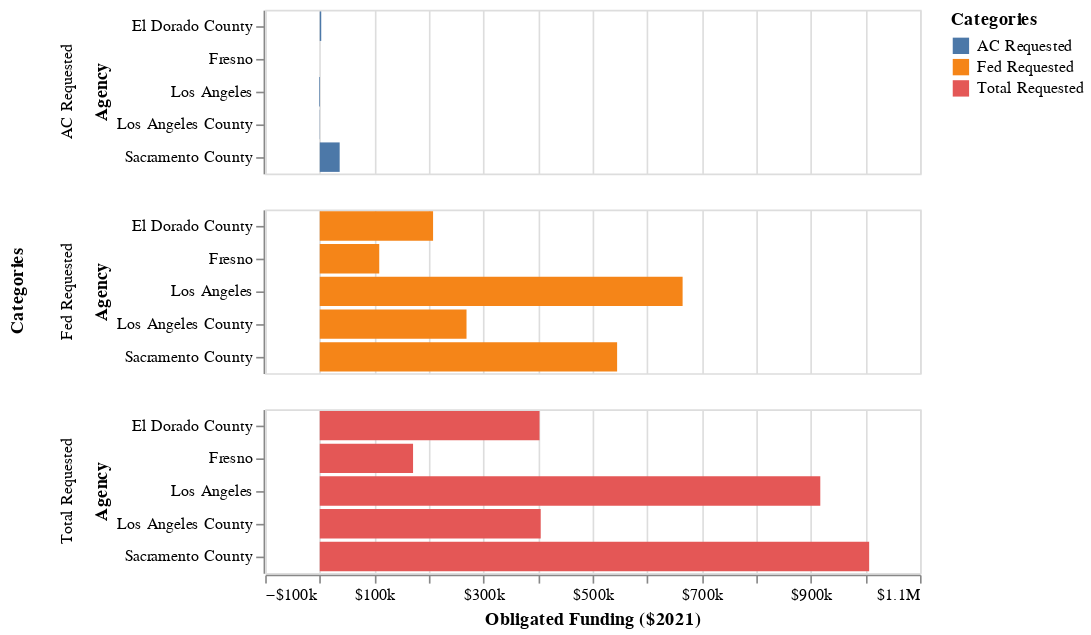
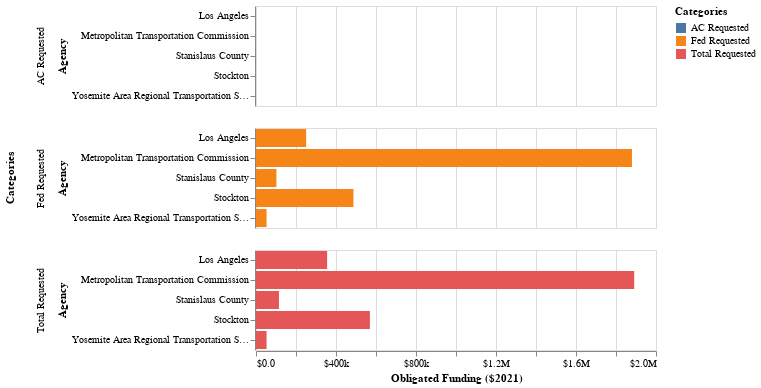
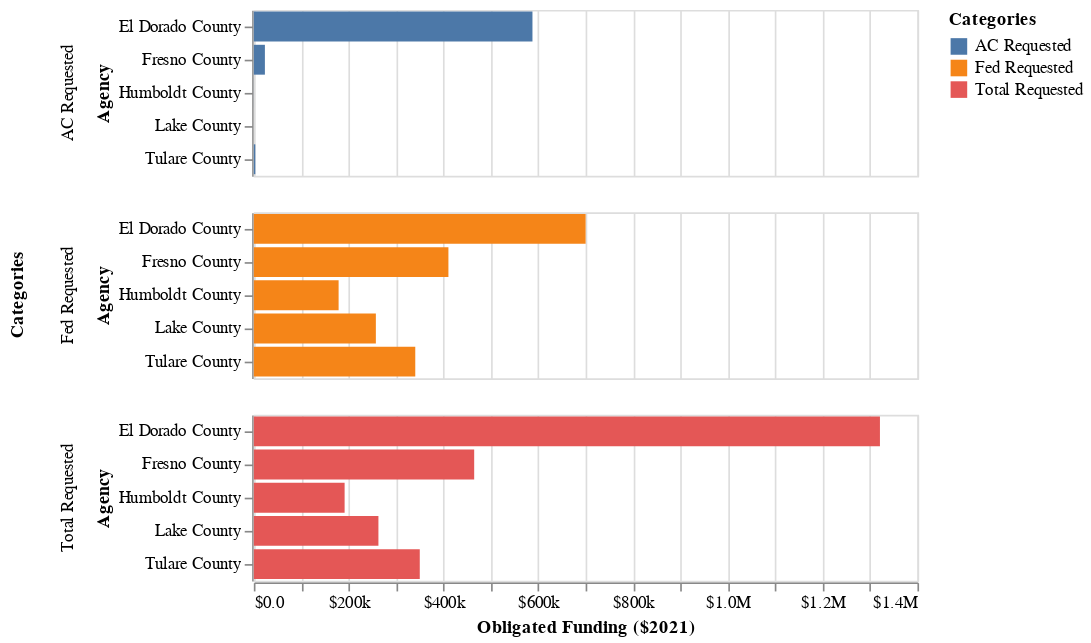

Notebook code cell kept with these figures, in order:
### Code cell
display(Markdown(f"**Test Work Categories Axis Modification**"))
    
work_cat = ['active_transp', 'transit', 'bridge', 'street','freeway', 'infra_resiliency_er',
       'congestion_relief']
    
for i in work_cat:
    subset = (df>>filter(_[i]==1))
    subset_2 = ((_dla_utils.find_top(subset))>>filter(_.variable=='primary_agency_name')
                >>select(_.value,_.count)).head(5)
    subset_2['Percent of Category'] = (((subset_2['count'])/(len(subset)))*100)
    subset_2 =subset_2.rename(columns = {'value':'Agency', 'count':f'{_dla_utils.labeling(i)} Obligations'})
    
    
    #generate chart:
    
    subset_3= ((subset.groupby(['primary_agency_name']).agg({i:'sum',
                                                    'process_days':'mean',
                                                    'adjusted_total_requested':'mean',
                                                    'adjusted_fed_requested':'mean',
                                                    'adjusted_ac_requested':'mean'}).reset_index())>>arrange(-_[i])).head(5)
    
    subset_3 =subset_3.rename(columns = {'primary_agency_name':'Agency',
                                         'adjusted_total_requested':'Total Requested',
                                         'adjusted_fed_requested':'Fed Requested',
                                         'adjusted_ac_requested':'AC Requested'})
    
    subset_4 = pd.melt(subset_3, id_vars=['Agency'],
        value_vars=['Total Requested','Fed Requested','AC Requested'],
        var_name='Categories', value_name='value'
        )

    chart = (alt.Chart(subset_4).mark_bar().encode(
        x=alt.X('value', axis=alt.Axis(format='$.2s', title='Obligated Funding ($2021)')),
        y=alt.Y("Agency"),
        color='Categories:N',
        row='Categories:N'
    ))
    
    display(Markdown(f'**Top Agencies using {_dla_utils.labeling(i)} Projects**'))
    display(subset_2.style.format(formatter={('Percent of Category'): "{:.2f}%"}))
    display(chart)

### Figure 1 — Vega-Lite specification as saved in the notebook (floating-point values rounded to 4 significant figures)
{"config": {"view": {"continuousWidth": 400, "continuousHeight": 300}}, "data": {"name": "data-5da39330906097171c47fda537806d21"}, "mark": "bar", "encoding": {"color": {"field": "Categories", "type": "nominal"}, "row": {"field": "Categories", "type": "nominal"}, "x": {"axis": {"format": "$.2s", "title": "Obligated Funding ($2021)"}, "field": "value", "type": "quantitative"}, "y": {"field": "Agency", "type": "nominal"}}, "$schema": "https://vega.github.io/schema/vega-lite/v4.17.0.json", "datasets": {"data-5da39330906097171c47fda537806d21": [{"Agency": "Los Angeles", "Categories": "Total Requested", "value": 917300.0}, {"Agency": "Sacramento County", "Categories": "Total Requested", "value": 1007000.0}, {"Agency": "Los Angeles County", "Categories": "Total Requested", "value": 404900.0}, {"Agency": "Fresno", "Categories": "Total Requested", "value": 171000.0}, {"Agency": "El Dorado County", "Categories": "Total Requested", "value": 402700.0}, {"Agency": "Los Angeles", "Categories": "Fed Requested", "value": 665000.0}, {"Agency": "Sacramento County", "Categories": "Fed Requested", "value": 544900.0}, {"Agency": "Los Angeles County", "Categories": "Fed Requested", "value": 269000.0}, {"Agency": "Fresno", "Categories": "Fed Requested", "value": 109000.0}, {"Agency": "El Dorado County", "Categories": "Fed Requested", "value": 207700.0}, {"Agency": "Los Angeles", "Categories": "AC Requested", "value": -1212.0}, {"Agency": "Sacramento County", "Categories": "AC Requested", "value": 36500.0}, {"Agency": "Los Angeles County", "Categories": "AC Requested", "value": 368.2}, {"Agency": "Fresno", "Categories": "AC Requested", "value": 0.0}, {"Agency": "El Dorado County", "Categories": "AC Requested", "value": 2717.0}]}}

### Figure 2 — Vega-Lite specification as saved in the notebook (floating-point values rounded to 4 significant figures)
{"config": {"view": {"continuousWidth": 400, "continuousHeight": 300}}, "data": {"name": "data-64972aac37ca1f9e43fd6c18c5c740ab"}, "mark": "bar", "encoding": {"color": {"field": "Categories", "type": "nominal"}, "row": {"field": "Categories", "type": "nominal"}, "x": {"axis": {"format": "$.2s", "title": "Obligated Funding ($2021)"}, "field": "value", "type": "quantitative"}, "y": {"field": "Agency", "type": "nominal"}}, "$schema": "https://vega.github.io/schema/vega-lite/v4.17.0.json", "datasets": {"data-64972aac37ca1f9e43fd6c18c5c740ab": [{"Agency": "Los Angeles", "Categories": "Total Requested", "value": 355600.0}, {"Agency": "Metropolitan Transportation Commission", "Categories": "Total Requested", "value": 1891000.0}, {"Agency": "Stanislaus County", "Categories": "Total Requested", "value": 114800.0}, {"Agency": "Stockton", "Categories": "Total Requested", "value": 569600.0}, {"Agency": "Yosemite Area Regional Transportation System JPA", "Categories": "Total Requested", "value": 52830.0}, {"Agency": "Los Angeles", "Categories": "Fed Requested", "value": 250800.0}, {"Agency": "Metropolitan Transportation Commission", "Categories": "Fed Requested", "value": 1880000.0}, {"Agency": "Stanislaus County", "Categories": "Fed Requested", "value": 102100.0}, {"Agency": "Stockton", "Categories": "Fed Requested", "value": 487200.0}, {"Agency": "Yosemite Area Regional Transportation System JPA", "Categories": "Fed Requested", "value": 52830.0}, {"Agency": "Los Angeles", "Categories": "AC Requested", "value": 0.0}, {"Agency": "Metropolitan Transportation Commission", "Categories": "AC Requested", "value": 0.0}, {"Agency": "Stanislaus County", "Categories": "AC Requested", "value": 0.0}, {"Agency": "Stockton", "Categories": "AC Requested", "value": 0.0}, {"Agency": "Yosemite Area Regional Transportation System JPA", "Categories": "AC Requested", "value": 0.0}]}}

### Figure 3 — Vega-Lite specification as saved in the notebook (floating-point values rounded to 4 significant figures)
{"config": {"view": {"continuousWidth": 400, "continuousHeight": 300}}, "data": {"name": "data-215bd4846a8e917f49513247a487f8f0"}, "mark": "bar", "encoding": {"color": {"field": "Categories", "type": "nominal"}, "row": {"field": "Categories", "type": "nominal"}, "x": {"axis": {"format": "$.2s", "title": "Obligated Funding ($2021)"}, "field": "value", "type": "quantitative"}, "y": {"field": "Agency", "type": "nominal"}}, "$schema": "https://vega.github.io/schema/vega-lite/v4.17.0.json", "datasets": {"data-215bd4846a8e917f49513247a487f8f0": [{"Agency": "Tulare County", "Categories": "Total Requested", "value": 350100.0}, {"Agency": "Fresno County", "Categories": "Total Requested", "value": 464900.0}, {"Agency": "Humboldt County", "Categories": "Total Requested", "value": 191500.0}, {"Agency": "El Dorado County", "Categories": "Total Requested", "value": 1321000.0}, {"Agency": "Lake County", "Categories": "Total Requested", "value": 262900.0}, {"Agency": "Tulare County", "Categories": "Fed Requested", "value": 340600.0}, {"Agency": "Fresno County", "Categories": "Fed Requested", "value": 410500.0}, {"Agency": "Humboldt County", "Categories": "Fed Requested", "value": 178900.0}, {"Agency": "El Dorado County", "Categories": "Fed Requested", "value": 700000.0}, {"Agency": "Lake County", "Categories": "Fed Requested", "value": 257500.0}, {"Agency": "Tulare County", "Categories": "AC Requested", "value": 3142.0}, {"Agency": "Fresno County", "Categories": "AC Requested", "value": 23360.0}, {"Agency": "Humboldt County", "Categories": "AC Requested", "value": 75.21}, {"Agency": "El Dorado County", "Categories": "AC Requested", "value": 587800.0}, {"Agency": "Lake County", "Categories": "AC Requested", "value": 0.0}]}}
